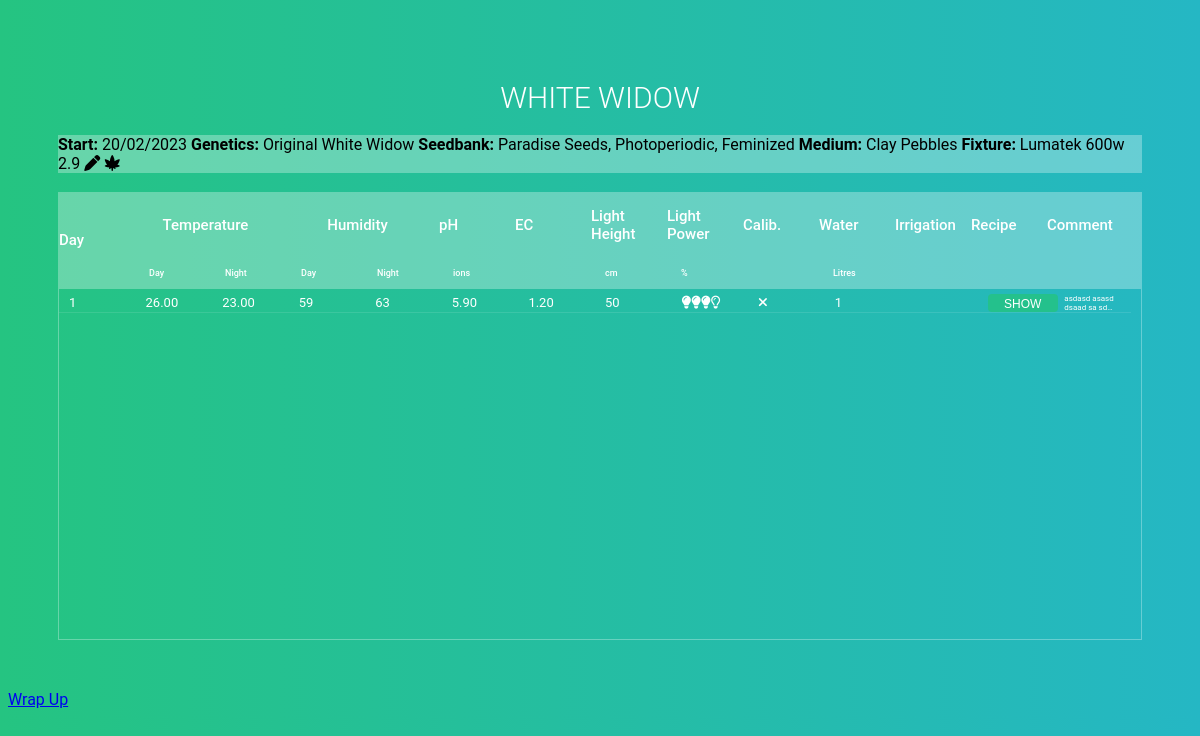
Page /record/2/ on the earlier database version.
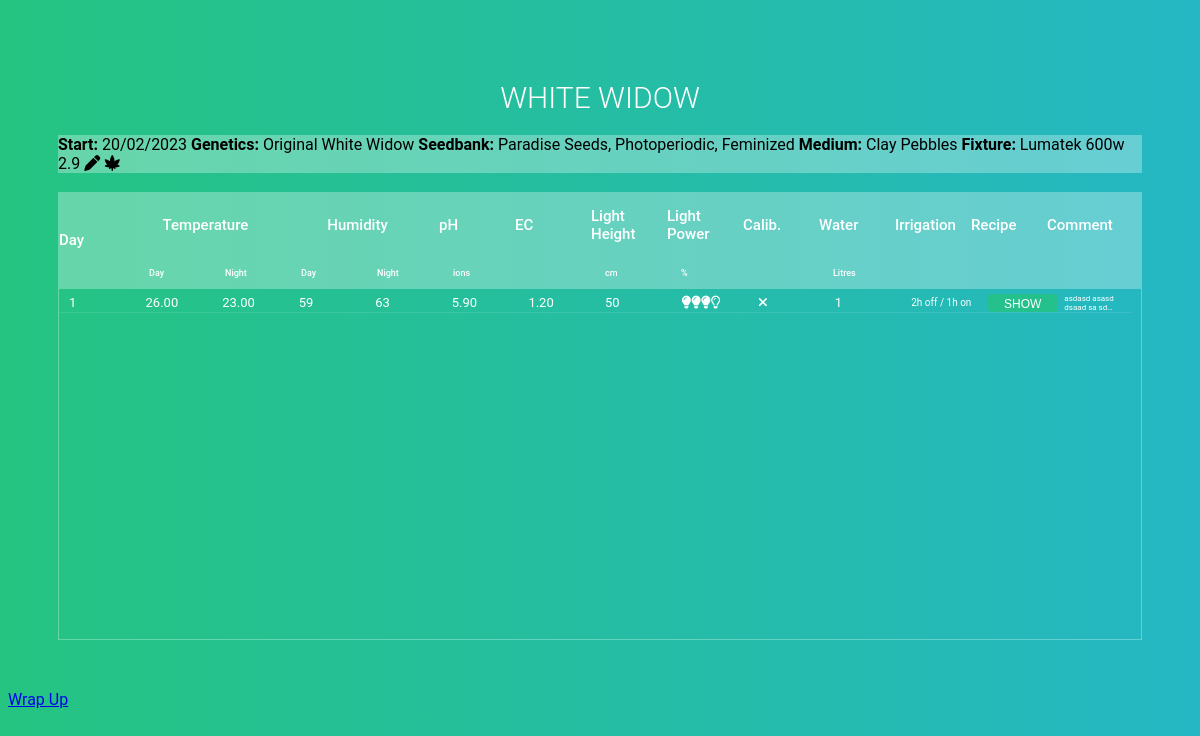
Same page on the later database version.
### records/models.py (models this page shows, shortened)
class Log(models.Model):
    PHASE_CHOICES = [
        ('seedling', 'Seedling'),
        ('vegetative', 'Vegetative'),
        ('bloom', 'Bloom'),
    ]
    LIGHT_POWER_CHOICES = [
        (0, 'Darkness'),
        (25, '25%'),
        (50, '50%'),
        (75, '75%'),
        (100, '100%'),
    ]
    cycle = models.ForeignKey(Cycle, on_delete=models.CASCADE, related_name='logs')
    phase = models.CharField(max_length=12, choices=PHASE_CHOICES)
    temperature_day = models.DecimalField(max_digits=6, decimal_places=2, blank=True, null=True)
    temperature_night = models.DecimalField(max_digits=6, decimal_places=2, blank=True, null=True)
    humidity_day = models.IntegerField(blank=True, null=True)
    humidity_night = models.IntegerField(blank=True, null=True)
    ph = models.DecimalField(max_digits=6, decimal_places=2, blank=True, null=True)
    ec = models.DecimalField(max_digits=6, decimal_places=2, blank=True, null=True)
    irrigation = models.TextField(max_length=20, blank=True, null=True)
    light_height = models.IntegerField(blank=True, null=True)
    light_power = models.IntegerField(blank=True, null=True, choices=LIGHT_POWER_CHOICES)
    calibration = models.BooleanField(default=False, blank=True, null=True)
    featured_image = models.ImageField(null=True, blank=True)
    water = models.IntegerField(blank=True, null=True)
    comment = models.TextField(blank=True, null=True)
    def __str__(self):
        logs_of_same_phase = Log.objects.filter(cycle=self.cycle, phase=self.phase)
        day_in_phase = list(logs_of_same_phase).index(self) + 1
        return str(day_in_phase)

class Cycle(models.Model):
    BEHAVIORAL_RESPONSE_CHOICES = [
        ('auto-flowering', 'Auto-flowering'),
        ('photoperiodic', 'Photoperiodic'),
    ]
    SEED_TYPE_CHOICES = [
        ('regular', 'Regular'),
        ('feminized', 'Feminized'),
        ('clones', 'Clones'),
    ]
    BEGINNING_PHASE_CHOICES = [
        ('seedling', 'Seedling'),
        ('vegetative', 'Vegetative'),
    ]
    id = models.AutoField(primary_key=True)
    date = models.DateField(auto_now_add=True)
    genetics = models.CharField(max_length=200)
    seedbank = models.CharField(max_length=80, blank=True, null=True)
    fixture = models.CharField(max_length=200)
    behavioral_response = models.CharField(max_length=80, blank=True, null=True, choices=BEHAVIORAL_RESPONSE_CHOICES)
    seed_type = models.CharField(max_length=80, blank=True, null=True, choices=SEED_TYPE_CHOICES)
    grow_medium = models.CharField(max_length=30, blank=True, null=True)
    name = models.CharField(max_length=80, blank=True)
    beginning_phase = models.CharField(max_length=80, blank=True, null=True, choices=BEGINNING_PHASE_CHOICES, default='vegetative')
    is_submitted = models.BooleanField(default=False)

### records/views.py (the view)
# urls.py: path('record/<str:pk>/', views.record, name='record'),
def record(request, pk):
    cycle = get_object_or_404(Cycle, pk=pk)
    logs = Log.objects.filter(cycle=cycle)
    context = {'cycle': cycle, 'logs': logs}
    return render(request, 'records/record.html', context)

### records/templates/records/record.html (shortened to what the changed rows need)
<!DOCTYPE html>
<html lang="en">
{% extends 'main.html' %}
{% load static %}
{% block content %}
<section>
<div class="cycle-info">
    {% if cycle.name %}
    <h1>{{ cycle.name }}</h1>
    {% else %}
    <h1>{{ cycle.genetics }}</h1>
    {% endif %}
</div>
<div class="tbl-header">
    <thead>
        <tr>
            <th class="cyc-info"><strong>Start:</strong> {{ cycle.date|date:"d/m/Y" }}</th>
            {% if cycle.name %}
            <th class="cyc-info"><strong>Genetics:</strong> {{ cycle.genetics }}</th>
            {% endif %}
            <th class="cyc-info"><strong>Seedbank:</strong> {{ cycle.seedbank|default:"Unknown"|title }},</th>
            {% if cycle.behavioral_response %}
            <th class="cyc-info">{{ cycle.behavioral_response|title }},</th>
            {% endif %}
            {% if cycle.seed_type %}
            <th class="cyc-info">{{ cycle.seed_type|title }}</th>
            {% endif %}
            {% if cycle.grow_medium %}
            <th class="cyc-info"><strong>Medium:</strong> {{ cycle.grow_medium|title }}</th>
            {% endif %}
            <th class="cyc-info"><strong>Fixture:</strong> {{ cycle.fixture|title }}</th>
            <th><a class="edit-link" href="{% url 'edit_record' cycle.pk %}"><i class="fa-solid fa-pen"></i></a></th>
            <th><a class="edit-link" href="https://loudclouds.co/wp-content/uploads/2016/07/marijuana-deficiency-chart-jorge-cervantes.jpg"><i class="fa-solid fa-cannabis"></i></a></th>
        </tr>
    </thead>
</div>
<br>
<div class="tbl-header">
  <table cellpadding="0" cellspacing="0" border="0">
    <thead>
      <tr>
        <th rowspan="2">Day</th>
        <th colspan="2" style="text-align:center;">Temperature</th>
        <th colspan="2" style="text-align:center;">Humidity</th>
        <th>pH</th>
        <th>EC</th>
        <th>Light Height</th>
        <th>Light Power</th>
        <th>Calib.</th>
        <th>Water</th>
        <th>Irrigation</th>
        <th>Recipe</th>
        <th>Comment</th>
      </tr>
      <tr>
        <th>Day</th>
        <th>Night</th>
        <th>Day</th>
        <th>Night</th>
        <th>ions</th>
        <th></th>
        <th>cm</th>
        <th>%</th>
        <th></th>
        <th>Litres</th>
      </tr>
    </thead>
  </table>
</div>
<div class="tbl-content">
  <table cellpadding="0" cellspacing="0" border="0">
    <tbody>
      {% for log in cycle.logs.all %}
        {% if log.phase == 'vegetative' %}
          <tr>
            <td>{{ log|default_if_none:'' }}</td>
            <td>{{ log.temperature_day|default_if_none:'' }}</td>
            <td>{{ log.temperature_night|default_if_none:'' }}</td>
            <td>{{ log.humidity_day|default_if_none:'' }}</td>
            <td>{{ log.humidity_night|default_if_none:'' }}</td>
            <td>{{ log.ph|default_if_none:'' }}</td>
            <td>{{ log.ec|default_if_none:'' }}</td>
            <td>{{ log.light_height|default_if_none:'' }}</td>
            {% if log.light_power == 25 %}
              <td><i class="fa-solid fa-lightbulb"></i><i class="fa-regular fa-lightbulb"></i><i class="fa-regular fa-lightbulb"></i><i class="fa-regular fa-lightbulb"></i></td>
            {% elif log.light_power == 50 %}
              <td><i class="fa-solid fa-lightbulb"></i><i class="fa-solid fa-lightbulb"></i><i class="fa-regular fa-lightbulb"></i><i class="fa-regular fa-lightbulb"></i></td>
            {% elif log.light_power == 75 %}
              <td><i class="fa-solid fa-lightbulb"></i><i class="fa-solid fa-lightbulb"></i><i class="fa-solid fa-lightbulb"></i><i class="fa-regular fa-lightbulb"></i></td>
            {% elif log.light_power == 100 %}
              <td><i class="fa-solid fa-lightbulb"></i><i class="fa-solid fa-lightbulb"></i><i class="fa-solid fa-lightbulb"></i><i class="fa-solid fa-lightbulb"></i></td>
            {% else %}
              <td><i class="fa-regular fa-lightbulb"></i><i class="fa-regular fa-lightbulb"></i><i class="fa-regular fa-lightbulb"></i><i class="fa-regular fa-lightbulb"></i></td>
            {% endif %}
              {% if log.calibration %}
              <td><i class="fa-solid fa-check"></i></td>
            {% else %}
              <td><i class="fa-solid fa-xmark"></i></td>
            {% endif %}
            <td>{{ log.water|default_if_none:'' }}</td>
              <td style="font-size: 10px">{{ log.irrigation|default_if_none:'' }}</td>
              <td style="text-align: center; vertical-align: middle;">
                    <button class="recipe-btn" style="margin: auto;" onclick="openRecipeWindow('')">Show</button>
              </td>
              <td style="font-size: 8px">{{ log.comment|truncatechars:25|default_if_none:'' }}</td>
          </tr>
        {% endif %}
      {% endfor %}
    </tbody>
  </table>
</div>
</section>
{% endblock %}

Differences in the rows shown:
changed Log "asdasd asasd dsaad sa sd…": irrigation (not shown) → "2h off / 1h on"
